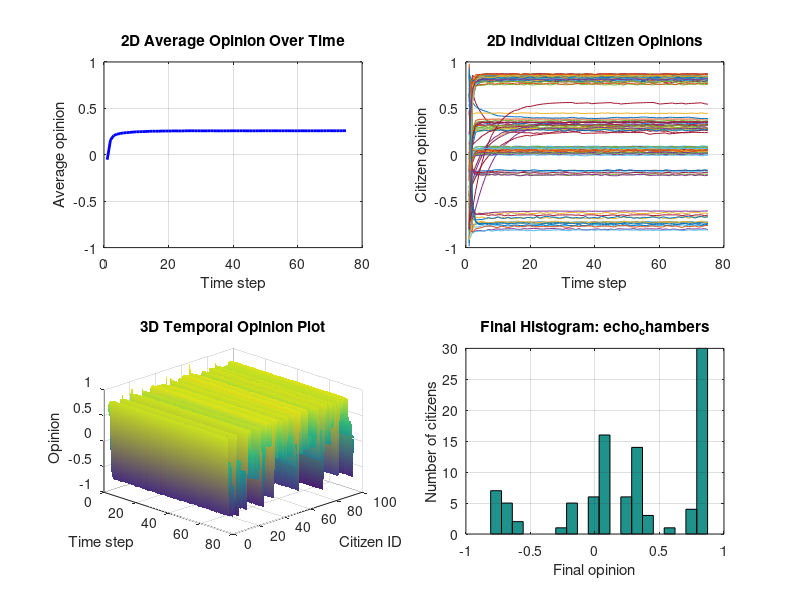

Recreate this plot in MATLAB.
% This script simulates how opinions change in a social network.
% Run it from this folder with:
%   octave strong_influencer.m

clear;
clc;

fprintf('Opinion Dynamics ABM: AI Learning Assistants\n');
script_file = mfilename('fullpath');
if isempty(script_file)
    script_dir = pwd;
else
    script_dir = fileparts(script_file);
end

output_dir = fullfile(script_dir, '..', 'results');
if exist(output_dir, 'dir') ~= 7
    mkdir(output_dir);
end

scenario_name = 'strong_influencer';
fprintf('Scenario: %s\n', scenario_name);

    % These values set the population size and simulation length.
    N = 100;             % The number of citizens is within the required range.
    I = 5;               % The number of influencers is within the required range.
    E = 3;               % The number of education experts is within the required range.
    time_steps = 75;     % The number of time steps is within the required range.

    seed = 2133;

    % These probabilities control how connected the agents are.
    p_cc = 0.08;         % This controls citizen-to-citizen links.
    p_ci = 0.45;         % This controls citizen-to-influencer links.
    p_ce = 0.30;         % This controls citizen-to-expert links.

    % These rates control how strongly opinions move after interaction.
    alpha = 0.05;        % This controls direct citizen influence.
    beta = 0.12;         % This controls neighbour averaging.
    gamma = 0.10;        % This controls expert influence.
    delta = 0.10;        % This controls influencer influence.

    % These values give different agent roles different influence levels.
    citizen_influence = 0.35;
    influencer_strength_value = 1.25;
    expert_strength = 0.75;

    % These ranges describe how much citizens trust each connected agent type.
    trust_cc_min = 0.25;
    trust_cc_max = 0.75;
    trust_ci_min = 0.35;
    trust_ci_max = 0.80;
    trust_ce_min = 0.60;
    trust_ce_max = 0.95;

    seed = 2134;
    delta = 0.35;
    influencer_strength_value = 2.50;
    p_ci = 0.35;
    trust_ci_min = 0.75;
    trust_ci_max = 1.00;

    fprintf('  agents: citizens=%d, influencers=%d, experts=%d, time steps=%d\n', ...
            N, I, E, time_steps);
    fprintf('  network probabilities: citizen=%.2f, influencer=%.2f, expert=%.2f\n', ...
            p_cc, p_ci, p_ce);
    fprintf('  update rates: alpha=%.2f, beta=%.2f, gamma=%.2f, delta=%.2f\n', ...
            alpha, beta, gamma, delta);

    % The initial opinions and fixed role opinions are created here.
    rand('seed', seed);
    randn('seed', seed);

    % Citizen opinions begin with a mix of negative, neutral, and positive views.
    O_citizens = -1 + 2 * rand(N, 1);

    % Influencers are given stronger opinions so their social effect can be tested.
    base_influencer_opinions = [0.95; 0.90; -0.95; -0.90; 0.95; -0.90; 0.70; -0.70; 0.80; -0.75];
    O_influencers = base_influencer_opinions(1:I);

    % Experts are kept closer to balanced or moderately supportive opinions.
    base_expert_opinions = [0.35; 0.45; 0.50; 0.25; 0.55];
    O_experts = base_expert_opinions(1:E);

    citizen_influence_vector = citizen_influence * ones(N, 1);
    influencer_strength = influencer_strength_value * ones(I, 1);

    % The social network and trust values are generated randomly for each scenario.
    rand('seed', seed + 1000);
    randn('seed', seed + 1000);

    A_cc = double(rand(N, N) < p_cc);
    A_cc = A_cc - diag(diag(A_cc));       % Citizens should not connect to themselves.

    A_ci = double(rand(N, I) < p_ci);
    A_ce = double(rand(N, E) < p_ce);

    T_cc = (trust_cc_min + (trust_cc_max - trust_cc_min) * rand(N, N)) .* A_cc;
    T_ci = (trust_ci_min + (trust_ci_max - trust_ci_min) * rand(N, I)) .* A_ci;
    T_ce = (trust_ce_min + (trust_ce_max - trust_ce_min) * rand(N, E)) .* A_ce;

    % The simulation stores both individual opinions and the population average.
    O = O_citizens;
    opinion_history = zeros(time_steps, N);
    average_history = zeros(time_steps, 1);

    opinion_history(1, :) = O';
    average_history(1) = mean(O);

    for t = 2:time_steps
        O_new = O;

        for i = 1:N
            current_opinion = O(i);

            % A citizen may be directly influenced by one connected citizen.
            neighbours = find(A_cc(i, :) > 0);
            if isempty(neighbours)
                direct_effect = 0;
                average_effect = 0;
            else
                selected_position = ceil(rand * length(neighbours));
                j = neighbours(selected_position);
                trust_ij = T_cc(i, j);

                direct_effect = alpha ...
                              * trust_ij ...
                              * citizen_influence_vector(j) ...
                              * (O(j) - O(i));

                mean_neighbour_opinion = mean(O(neighbours));
                average_effect = beta * (mean_neighbour_opinion - O(i));
            end

            % Connected experts pull opinions toward a more balanced position.
            connected_experts = find(A_ce(i, :) > 0);
            if isempty(connected_experts)
                expert_effect = 0;
            else
                trust_expert = mean(T_ce(i, connected_experts));
                mean_expert_opinion = mean(O_experts(connected_experts));
                expert_effect = gamma ...
                              * trust_expert ...
                              * expert_strength ...
                              * (mean_expert_opinion - current_opinion);
            end

            % Connected influencers can move opinions more strongly.
            connected_influencers = find(A_ci(i, :) > 0);
            if isempty(connected_influencers)
                influencer_effect = 0;
            else
                trust_influencer = mean(T_ci(i, connected_influencers));
                mean_influencer_opinion = mean(O_influencers(connected_influencers));
                mean_influencer_strength = mean(influencer_strength(connected_influencers));
                influencer_effect = delta ...
                                  * trust_influencer ...
                                  * mean_influencer_strength ...
                                  * (mean_influencer_opinion - current_opinion);
            end

            O_new(i) = current_opinion ...
                     + direct_effect ...
                     + average_effect ...
                     + expert_effect ...
                     + influencer_effect;
        end

        % Opinion values are kept inside the allowed range.
        O = max(-1, min(1, O_new));
        opinion_history(t, :) = O';
        average_history(t) = mean(O);
    end

    final_opinions = O;

    % Summary values are used to classify the final opinion pattern.
    final_mean = mean(final_opinions);
    final_std = std(final_opinions);
    final_min = min(final_opinions);
    final_max = max(final_opinions);

    share_positive = mean(final_opinions > 0.35);
    share_negative = mean(final_opinions < -0.35);
    share_neutral = mean(abs(final_opinions) <= 0.20);

    same_sign_links = 0;
    total_links = 0;

    for i = 1:length(final_opinions)
        neighbours = find(A_cc(i, :) > 0);
        for k = 1:length(neighbours)
            j = neighbours(k);
            if sign(final_opinions(i)) == sign(final_opinions(j))
                same_sign_links = same_sign_links + 1;
            end
            total_links = total_links + 1;
        end
    end

    if total_links == 0
        echo_score = 0;
    else
        echo_score = same_sign_links / total_links;
    end

    if final_std < 0.15 && abs(final_mean) > 0.35
        classification = 'consensus';
    elseif share_positive > 0.20 && share_negative > 0.20 && final_std > 0.35
        classification = 'polarization';
    elseif echo_score > 0.65 && final_std > 0.25
        classification = 'echo_chambers';
    elseif final_std > 0.45
        classification = 'fragmentation';
    elseif share_neutral > 0.45
        classification = 'mixed_neutral';
    else
        classification = 'mixed_neutral';
    end

    % Each scenario is shown using the required plots.
    time_axis = 1:time_steps;
    citizen_axis = 1:N;
    scenario_title = strrep(scenario_name, '_', ' ');

    figure('Name', ['Results - ' scenario_title]);

    subplot(2, 2, 1);
    plot(time_axis, average_history, 'b-', 'LineWidth', 2);
    grid on;
    ylim([-1 1]);
    xlabel('Time step');
    ylabel('Average opinion');
    title('2D Average Opinion Over Time');

    subplot(2, 2, 2);
    plot(time_axis, opinion_history);
    grid on;
    ylim([-1 1]);
    xlabel('Time step');
    ylabel('Citizen opinion');
    title('2D Individual Citizen Opinions');

    subplot(2, 2, 3);
    surf(time_axis, citizen_axis, opinion_history');
    shading interp;
    xlabel('Time step');
    ylabel('Citizen ID');
    zlabel('Opinion');
    zlim([-1 1]);
    title('3D Temporal Opinion Plot');
    view(45, 30);

    subplot(2, 2, 4);
    hist(final_opinions, 20);
    grid on;
    xlim([-1 1]);
    xlabel('Final opinion');
    ylabel('Number of citizens');
    title(['Final Histogram: ' classification]);

    drawnow;

    % The combined graph is saved so it can be used in the report or website.
    graph_file = fullfile(output_dir, [scenario_name '_graphs.png']);
    try
        print(graph_file, '-dpng', '-r150');
    catch
        fprintf('  graph image could not be saved, but the figure was created.\n');
    end

    fprintf('  final mean = %.4f, std = %.4f, class = %s\n', ...
            final_mean, final_std, classification);
    fprintf('  positive share = %.2f, negative share = %.2f, neutral share = %.2f, echo score = %.2f\n', ...
            share_positive, share_negative, share_neutral, echo_score);

    if strcmp(classification, 'consensus')
        fprintf('  interpretation: most citizens moved toward a similar opinion.\n');
    elseif strcmp(classification, 'polarization')
        fprintf('  interpretation: both supportive and opposing opinion groups remain strong.\n');
    elseif strcmp(classification, 'fragmentation')
        fprintf('  interpretation: final opinions remain widely spread across the population.\n');
    elseif strcmp(classification, 'echo_chambers')
        fprintf('  interpretation: connected citizens tend to share similar final opinions.\n');
    else
        fprintf('  interpretation: public opinion remains moderate or mixed.\n');
    end
fprintf('\nDone. Graph image saved in ../results\n');
